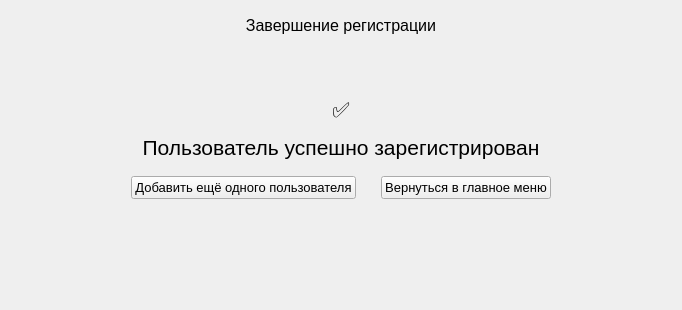
      <widget class="QWidget" name="menu07_page_success">
       <layout class="QVBoxLayout" name="verticalLayout_3">
        <item>
         <widget class="QWidget" name="menu07_header" native="true">
          <property name="minimumSize">
           <size>
            <width>0</width>
            <height>30</height>
           </size>
          </property>
          <property name="maximumSize">
           <size>
            <width>16777215</width>
            <height>30</height>
           </size>
          </property>
          <layout class="QHBoxLayout" name="_4" stretch="3">
           <property name="leftMargin">
            <number>0</number>
           </property>
           <property name="topMargin">
            <number>0</number>
           </property>
           <property name="rightMargin">
            <number>0</number>
           </property>
           <property name="bottomMargin">
            <number>0</number>
           </property>
           <item>
            <widget class="QLabel" name="menu07_label">
             <property name="minimumSize">
              <size>
               <width>0</width>
               <height>30</height>
              </size>
             </property>
             <property name="maximumSize">
              <size>
               <width>16777215</width>
               <height>30</height>
              </size>
             </property>
             <property name="text">
              <string>&lt;html&gt;&lt;head/&gt;&lt;body&gt;&lt;p align=&quot;center&quot;&gt;&lt;span style=&quot; font-size:12pt;&quot;&gt;Завершение регистрации&lt;/span&gt;&lt;/p&gt;&lt;/body&gt;&lt;/html&gt;</string>
             </property>
            </widget>
           </item>
          </layout>
         </widget>
        </item>
        <item>
         <layout class="QVBoxLayout" name="menu07_container">
          <property name="leftMargin">
           <number>40</number>
          </property>
          <property name="rightMargin">
           <number>40</number>
          </property>
          <item>
           <spacer name="verticalSpacer_6">
            <property name="orientation">
             <enum>Qt::Vertical</enum>
            </property>
            <property name="sizeType">
             <enum>QSizePolicy::Minimum</enum>
            </property>
            <property name="sizeHint" stdset="0">
             <size>
              <width>20</width>
              <height>50</height>
             </size>
            </property>
           </spacer>
          </item>
          <item>
           <widget class="QLabel" name="menu07_message">
            <property name="text">
             <string>&lt;html&gt;&lt;head/&gt;&lt;body&gt;&lt;p align=&quot;center&quot;&gt;&lt;span style=&quot; font-size:16pt;&quot;&gt;✅&lt;/span&gt;&lt;/p&gt;&lt;p align=&quot;center&quot;&gt;&lt;span style=&quot; font-size:16pt;&quot;&gt;Пользователь успешно зарегистрирован&lt;/span&gt;&lt;/p&gt;&lt;/body&gt;&lt;/html&gt;</string>
            </property>
           </widget>
          </item>
          <item>
           <spacer name="verticalSpacer_7">
            <property name="orientation">
             <enum>Qt::Vertical</enum>
            </property>
            <property name="sizeType">
             <enum>QSizePolicy::Fixed</enum>
            </property>
            <property name="sizeHint" stdset="0">
             <size>
              <width>20</width>
              <height>10</height>
             </size>
            </property>
           </spacer>
          </item>
          <item>
           <layout class="QHBoxLayout" name="horizontalLayout_10">
            <property name="spacing">
             <number>25</number>
            </property>
            <property name="leftMargin">
             <number>80</number>
            </property>
            <property name="rightMargin">
             <number>80</number>
            </property>
            <item>
             <widget class="QPushButton" name="menu07_button_add">
              <property name="font">
               <font>
                <pointsize>10</pointsize>
               </font>
              </property>
              <property name="text">
               <string>Добавить ещё одного пользователя</string>
              </property>
             </widget>
            </item>
            <item>
             <widget class="QPushButton" name="menu07_button_return">
              <property name="font">
               <font>
                <pointsize>10</pointsize>
               </font>
              </property>
              <property name="text">
               <string>Вернуться в главное меню</string>
              </property>
             </widget>
            </item>
           </layout>
          </item>
          <item>
           <spacer name="verticalSpacer_8">
            <property name="orientation">
             <enum>Qt::Vertical</enum>
            </property>
            <property name="sizeType">
             <enum>QSizePolicy::Minimum</enum>
            </property>
            <property name="sizeHint" stdset="0">
             <size>
              <width>20</width>
              <height>100</height>
             </size>
            </property>
           </spacer>
          </item>
         </layout>
        </item>
       </layout>
      </widget>
